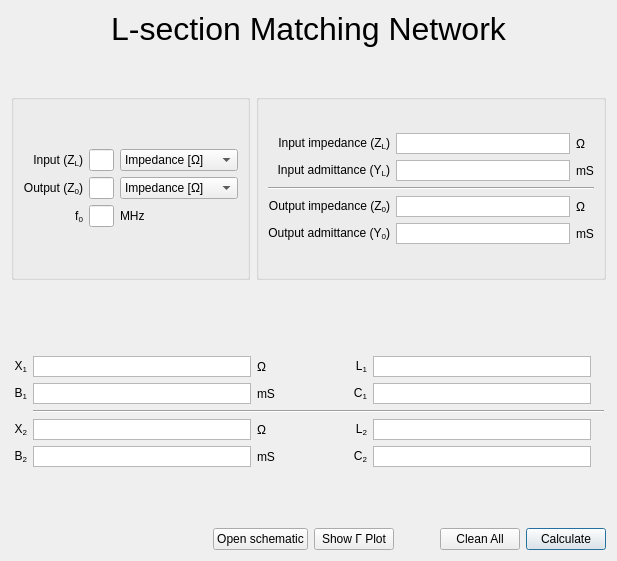
          <widget class="QWidget" name="scrollAreaWidgetContents_3">
           <property name="geometry">
            <rect>
             <x>0</x>
             <y>0</y>
             <width>617</width>
             <height>561</height>
            </rect>
           </property>
           <layout class="QVBoxLayout" name="verticalLayout_12">
            <item>
             <layout class="QVBoxLayout" name="verticalLayout_2">
              <item>
               <widget class="QLabel" name="label_19">
                <property name="text">
                 <string>&lt;html&gt;&lt;head/&gt;&lt;body&gt;&lt;p&gt;&lt;span style=&quot; font-size:24pt;&quot;&gt;L-section Matching Network&lt;/span&gt;&lt;/p&gt;&lt;/body&gt;&lt;/html&gt;</string>
                </property>
                <property name="alignment">
                 <set>Qt::AlignCenter</set>
                </property>
               </widget>
              </item>
              <item>
               <spacer name="verticalSpacer_4">
                <property name="orientation">
                 <enum>Qt::Vertical</enum>
                </property>
                <property name="sizeType">
                 <enum>QSizePolicy::Fixed</enum>
                </property>
                <property name="sizeHint" stdset="0">
                 <size>
                  <width>20</width>
                  <height>40</height>
                 </size>
                </property>
               </spacer>
              </item>
              <item>
               <layout class="QGridLayout" name="gridLayout_5">
                <item row="2" column="0" colspan="2">
                 <layout class="QGridLayout" name="gridLayout_2">
                  <item row="1" column="6">
                   <widget class="QTextBrowser" name="L1_box">
                    <property name="maximumSize">
                     <size>
                      <width>16777215</width>
                      <height>21</height>
                     </size>
                    </property>
                    <property name="verticalScrollBarPolicy">
                     <enum>Qt::ScrollBarAlwaysOff</enum>
                    </property>
                   </widget>
                  </item>
                  <item row="2" column="8">
                   <spacer name="horizontalSpacer_5">
                    <property name="orientation">
                     <enum>Qt::Horizontal</enum>
                    </property>
                    <property name="sizeHint" stdset="0">
                     <size>
                      <width>40</width>
                      <height>20</height>
                     </size>
                    </property>
                   </spacer>
                  </item>
                  <item row="2" column="5">
                   <widget class="QLabel" name="label_83">
                    <property name="text">
                     <string>C&lt;sub&gt;1&lt;/sub&gt;</string>
                    </property>
                    <property name="alignment">
                     <set>Qt::AlignRight|Qt::AlignTrailing|Qt::AlignVCenter</set>
                    </property>
                   </widget>
                  </item>
                  <item row="2" column="1">
                   <widget class="QLabel" name="label_24">
                    <property name="text">
                     <string>B&lt;sub&gt;1&lt;/sub&gt;</string>
                    </property>
                    <property name="alignment">
                     <set>Qt::AlignRight|Qt::AlignTrailing|Qt::AlignVCenter</set>
                    </property>
                   </widget>
                  </item>
                  <item row="3" column="2" colspan="6">
                   <widget class="Line" name="line_2">
                    <property name="orientation">
                     <enum>Qt::Horizontal</enum>
                    </property>
                   </widget>
                  </item>
                  <item row="1" column="1">
                   <widget class="QLabel" name="label_23">
                    <property name="text">
                     <string>X&lt;sub&gt;1&lt;/sub&gt;</string>
                    </property>
                    <property name="alignment">
                     <set>Qt::AlignRight|Qt::AlignTrailing|Qt::AlignVCenter</set>
                    </property>
                   </widget>
                  </item>
                  <item row="4" column="7">
                   <widget class="QLabel" name="label_116">
                    <property name="text">
                     <string/>
                    </property>
                   </widget>
                  </item>
                  <item row="1" column="3">
                   <widget class="QLabel" name="label_110">
                    <property name="text">
                     <string>Ω</string>
                    </property>
                   </widget>
                  </item>
                  <item row="1" column="2">
                   <widget class="QTextBrowser" name="X1_box">
                    <property name="maximumSize">
                     <size>
                      <width>8777215</width>
                      <height>21</height>
                     </size>
                    </property>
                    <property name="verticalScrollBarPolicy">
                     <enum>Qt::ScrollBarAlwaysOff</enum>
                    </property>
                   </widget>
                  </item>
                  <item row="5" column="2">
                   <widget class="QTextBrowser" name="B2_box">
                    <property name="maximumSize">
                     <size>
                      <width>8777215</width>
                      <height>21</height>
                     </size>
                    </property>
                    <property name="verticalScrollBarPolicy">
                     <enum>Qt::ScrollBarAlwaysOff</enum>
                    </property>
                   </widget>
                  </item>
                  <item row="5" column="6">
                   <widget class="QTextBrowser" name="C2_box">
                    <property name="maximumSize">
                     <size>
                      <width>16777215</width>
                      <height>21</height>
                     </size>
                    </property>
                    <property name="verticalScrollBarPolicy">
                     <enum>Qt::ScrollBarAlwaysOff</enum>
                    </property>
                   </widget>
                  </item>
                  <item row="5" column="7">
                   <widget class="QLabel" name="label_117">
                    <property name="text">
                     <string/>
                    </property>
                   </widget>
                  </item>
                  <item row="5" column="5">
                   <widget class="QLabel" name="label_87">
                    <property name="text">
                     <string>C&lt;sub&gt;2&lt;/sub&gt;</string>
                    </property>
                    <property name="alignment">
                     <set>Qt::AlignRight|Qt::AlignTrailing|Qt::AlignVCenter</set>
                    </property>
                   </widget>
                  </item>
                  <item row="2" column="6">
                   <widget class="QTextBrowser" name="C1_box">
                    <property name="maximumSize">
                     <size>
                      <width>16777215</width>
                      <height>21</height>
                     </size>
                    </property>
                    <property name="verticalScrollBarPolicy">
                     <enum>Qt::ScrollBarAlwaysOff</enum>
                    </property>
                   </widget>
                  </item>
                  <item row="4" column="2">
                   <widget class="QTextBrowser" name="X2_box">
                    <property name="maximumSize">
                     <size>
                      <width>8777215</width>
                      <height>21</height>
                     </size>
                    </property>
                    <property name="verticalScrollBarPolicy">
                     <enum>Qt::ScrollBarAlwaysOff</enum>
                    </property>
                   </widget>
                  </item>
                  <item row="5" column="1">
                   <widget class="QLabel" name="label_74">
                    <property name="text">
                     <string>B&lt;sub&gt;2&lt;/sub&gt;</string>
                    </property>
                    <property name="alignment">
                     <set>Qt::AlignRight|Qt::AlignTrailing|Qt::AlignVCenter</set>
                    </property>
                   </widget>
                  </item>
                  <item row="2" column="2">
                   <widget class="QTextBrowser" name="B1_box">
                    <property name="maximumSize">
                     <size>
                      <width>8777215</width>
                      <height>21</height>
                     </size>
                    </property>
                    <property name="verticalScrollBarPolicy">
                     <enum>Qt::ScrollBarAlwaysOff</enum>
                    </property>
                   </widget>
                  </item>
                  <item row="4" column="5">
                   <widget class="QLabel" name="label_88">
                    <property name="text">
                     <string>L&lt;sub&gt;2&lt;/sub&gt;</string>
                    </property>
                    <property name="alignment">
                     <set>Qt::AlignRight|Qt::AlignTrailing|Qt::AlignVCenter</set>
                    </property>
                   </widget>
                  </item>
                  <item row="2" column="3">
                   <widget class="QLabel" name="label_111">
                    <property name="text">
                     <string>mS</string>
                    </property>
                   </widget>
                  </item>
                  <item row="0" column="2">
                   <widget class="QLabel" name="label_18">
                    <property name="maximumSize">
                     <size>
                      <width>16777215</width>
                      <height>21</height>
                     </size>
                    </property>
                    <property name="text">
                     <string/>
                    </property>
                   </widget>
                  </item>
                  <item row="1" column="7">
                   <widget class="QLabel" name="label_112">
                    <property name="text">
                     <string/>
                    </property>
                   </widget>
                  </item>
                  <item row="5" column="3">
                   <widget class="QLabel" name="label_115">
                    <property name="text">
                     <string>mS</string>
                    </property>
                   </widget>
                  </item>
                  <item row="2" column="7">
                   <widget class="QLabel" name="label_113">
                    <property name="text">
                     <string/>
                    </property>
                   </widget>
                  </item>
                  <item row="1" column="5">
                   <widget class="QLabel" name="label_84">
                    <property name="text">
                     <string>L&lt;sub&gt;1&lt;/sub&gt;</string>
                    </property>
                    <property name="alignment">
                     <set>Qt::AlignRight|Qt::AlignTrailing|Qt::AlignVCenter</set>
                    </property>
                   </widget>
                  </item>
                  <item row="4" column="3">
                   <widget class="QLabel" name="label_114">
                    <property name="text">
                     <string>Ω</string>
                    </property>
                   </widget>
                  </item>
                  <item row="4" column="1">
                   <widget class="QLabel" name="label_80">
                    <property name="text">
                     <string>X&lt;sub&gt;2&lt;/sub&gt;</string>
                    </property>
                    <property name="alignment">
                     <set>Qt::AlignRight|Qt::AlignTrailing|Qt::AlignVCenter</set>
                    </property>
                   </widget>
                  </item>
                  <item row="4" column="6">
                   <widget class="QTextBrowser" name="L2_box">
                    <property name="maximumSize">
                     <size>
                      <width>16777215</width>
                      <height>21</height>
                     </size>
                    </property>
                    <property name="verticalScrollBarPolicy">
                     <enum>Qt::ScrollBarAlwaysOff</enum>
                    </property>
                   </widget>
                  </item>
                  <item row="2" column="0">
                   <spacer name="horizontalSpacer_6">
                    <property name="orientation">
                     <enum>Qt::Horizontal</enum>
                    </property>
                    <property name="sizeHint" stdset="0">
                     <size>
                      <width>40</width>
                      <height>20</height>
                     </size>
                    </property>
                   </spacer>
                  </item>
                  <item row="2" column="4">
                   <spacer name="horizontalSpacer_4">
                    <property name="orientation">
                     <enum>Qt::Horizontal</enum>
                    </property>
                    <property name="sizeType">
                     <enum>QSizePolicy::Fixed</enum>
                    </property>
                    <property name="sizeHint" stdset="0">
                     <size>
                      <width>60</width>
                      <height>20</height>
                     </size>
                    </property>
                   </spacer>
                  </item>
                  <item row="6" column="5">
                   <spacer name="verticalSpacer_2">
                    <property name="orientation">
                     <enum>Qt::Vertical</enum>
                    </property>
                    <property name="sizeHint" stdset="0">
                     <size>
                      <width>20</width>
                      <height>40</height>
                     </size>
                    </property>
                   </spacer>
                  </item>
                 </layout>
                </item>
                <item row="1" column="1">
                 <spacer name="verticalSpacer">
                  <property name="orientation">
                   <enum>Qt::Vertical</enum>
                  </property>
                  <property name="sizeType">
                   <enum>QSizePolicy::Minimum</enum>
                  </property>
                  <property name="sizeHint" stdset="0">
                   <size>
                    <width>20</width>
                    <height>50</height>
                   </size>
                  </property>
                 </spacer>
                </item>
                <item row="0" column="0">
                 <widget class="QGroupBox" name="groupBox_2">
                  <property name="title">
                   <string/>
                  </property>
                  <layout class="QVBoxLayout" name="verticalLayout_4">
                   <item>
                    <layout class="QGridLayout" name="gridLayout_8">
                     <item row="0" column="2">
                      <widget class="QComboBox" name="comboBox">
                       <item>
                        <property name="text">
                         <string>Impedance [Ω]</string>
                        </property>
                       </item>
                       <item>
                        <property name="text">
                         <string>Admittance [mS]</string>
                        </property>
                       </item>
                      </widget>
                     </item>
                     <item row="1" column="2">
                      <widget class="QComboBox" name="comboBox_2">
                       <item>
                        <property name="text">
                         <string>Impedance [Ω]</string>
                        </property>
                       </item>
                       <item>
                        <property name="text">
                         <string>Admittance [mS]</string>
                        </property>
                       </item>
                      </widget>
                     </item>
                     <item row="1" column="1">
                      <widget class="QLineEdit" name="output_box"/>
                     </item>
                     <item row="1" column="0">
                      <widget class="QLabel" name="label_73">
                       <property name="sizePolicy">
                        <sizepolicy hsizetype="Minimum" vsizetype="Preferred">
                         <horstretch>0</horstretch>
                         <verstretch>0</verstretch>
                        </sizepolicy>
                       </property>
                       <property name="text">
                        <string>Output (Z&lt;sub&gt;0&lt;/sub&gt;)</string>
                       </property>
                       <property name="alignment">
                        <set>Qt::AlignRight|Qt::AlignTrailing|Qt::AlignVCenter</set>
                       </property>
                      </widget>
                     </item>
                     <item row="0" column="1">
                      <widget class="QLineEdit" name="input_box"/>
                     </item>
                     <item row="0" column="0">
                      <widget class="QLabel" name="label_72">
                       <property name="sizePolicy">
                        <sizepolicy hsizetype="Minimum" vsizetype="Preferred">
                         <horstretch>0</horstretch>
                         <verstretch>0</verstretch>
                        </sizepolicy>
                       </property>
                       <property name="text">
                        <string>Input (Z&lt;sub&gt;L&lt;/sub&gt;)</string>
                       </property>
                       <property name="alignment">
                        <set>Qt::AlignRight|Qt::AlignTrailing|Qt::AlignVCenter</set>
                       </property>
                      </widget>
                     </item>
                     <item row="2" column="1">
                      <widget class="QLineEdit" name="f0_box"/>
                     </item>
                     <item row="2" column="0">
                      <widget class="QLabel" name="label_70">
                       <property name="sizePolicy">
                        <sizepolicy hsizetype="Minimum" vsizetype="Preferred">
                         <horstretch>0</horstretch>
                         <verstretch>0</verstretch>
                        </sizepolicy>
                       </property>
                       <property name="text">
                        <string>f&lt;sub&gt;0&lt;/sub&gt;</string>
                       </property>
                       <property name="alignment">
                        <set>Qt::AlignRight|Qt::AlignTrailing|Qt::AlignVCenter</set>
                       </property>
                      </widget>
                     </item>
                     <item row="2" column="2">
                      <widget class="QLabel" name="label_7">
                       <property name="text">
                        <string>MHz</string>
                       </property>
                      </widget>
                     </item>
                    </layout>
                   </item>
                  </layout>
                 </widget>
                </item>
                <item row="0" column="1">
                 <widget class="QGroupBox" name="groupBox_3">
                  <property name="title">
                   <string/>
                  </property>
                  <layout class="QVBoxLayout" name="verticalLayout_5">
                   <item>
                    <layout class="QGridLayout" name="gridLayout_15">
                     <item row="1" column="0">
                      <widget class="QLabel" name="label_15">
                       <property name="text">
                        <string>Input admittance (Y&lt;sub&gt;L&lt;/sub&gt;)</string>
                       </property>
                       <property name="alignment">
                        <set>Qt::AlignRight|Qt::AlignTrailing|Qt::AlignVCenter</set>
                       </property>
                      </widget>
                     </item>
                     <item row="0" column="2">
                      <widget class="QLabel" name="label_106">
                       <property name="text">
                        <string>Ω</string>
                       </property>
                      </widget>
                     </item>
                     <item row="0" column="1">
                      <widget class="QTextBrowser" name="imp_input_box">
                       <property name="maximumSize">
                        <size>
                         <width>16777215</width>
                         <height>21</height>
                        </size>
                       </property>
                       <property name="verticalScrollBarPolicy">
                        <enum>Qt::ScrollBarAlwaysOff</enum>
                       </property>
                      </widget>
                     </item>
                     <item row="0" column="0">
                      <widget class="QLabel" name="label_14">
                       <property name="text">
                        <string>Input impedance (Z&lt;sub&gt;L&lt;/sub&gt;)</string>
                       </property>
                       <property name="alignment">
                        <set>Qt::AlignRight|Qt::AlignTrailing|Qt::AlignVCenter</set>
                       </property>
                      </widget>
                     </item>
                     <item row="1" column="1">
                      <widget class="QTextBrowser" name="adm_input_box">
                       <property name="maximumSize">
                        <size>
                         <width>16777215</width>
                         <height>21</height>
                        </size>
                       </property>
                       <property name="verticalScrollBarPolicy">
                        <enum>Qt::ScrollBarAlwaysOff</enum>
                       </property>
                      </widget>
                     </item>
                     <item row="1" column="2">
                      <widget class="QLabel" name="label_107">
                       <property name="text">
                        <string>mS</string>
                       </property>
                      </widget>
                     </item>
                     <item row="3" column="0">
                      <widget class="QLabel" name="label_16">
                       <property name="text">
                        <string>Output impedance (Z&lt;sub&gt;0&lt;/sub&gt;)</string>
                       </property>
                       <property name="alignment">
                        <set>Qt::AlignRight|Qt::AlignTrailing|Qt::AlignVCenter</set>
                       </property>
                      </widget>
                     </item>
                     <item row="3" column="1">
                      <widget class="QTextBrowser" name="imp_output_box">
                       <property name="maximumSize">
                        <size>
                         <width>16777215</width>
                         <height>21</height>
                        </size>
                       </property>
                       <property name="verticalScrollBarPolicy">
                        <enum>Qt::ScrollBarAlwaysOff</enum>
                       </property>
                      </widget>
                     </item>
                     <item row="3" column="2">
                      <widget class="QLabel" name="label_108">
                       <property name="text">
                        <string>Ω</string>
                       </property>
                      </widget>
                     </item>
                     <item row="4" column="0">
                      <widget class="QLabel" name="label_17">
                       <property name="text">
                        <string>Output admittance (Y&lt;sub&gt;0&lt;/sub&gt;)</string>
                       </property>
                       <property name="alignment">
                        <set>Qt::AlignRight|Qt::AlignTrailing|Qt::AlignVCenter</set>
                       </property>
                      </widget>
                     </item>
                     <item row="4" column="1">
                      <widget class="QTextBrowser" name="adm_output_box">
                       <property name="maximumSize">
                        <size>
                         <width>16777215</width>
                         <height>21</height>
                        </size>
                       </property>
                       <property name="verticalScrollBarPolicy">
                        <enum>Qt::ScrollBarAlwaysOff</enum>
                       </property>
                      </widget>
                     </item>
                     <item row="4" column="2">
                      <widget class="QLabel" name="label_109">
                       <property name="text">
                        <string>mS</string>
                       </property>
                      </widget>
                     </item>
                     <item row="2" column="0" colspan="3">
                      <widget class="Line" name="line">
                       <property name="orientation">
                        <enum>Qt::Horizontal</enum>
                       </property>
                      </widget>
                     </item>
                    </layout>
                   </item>
                  </layout>
                 </widget>
                </item>
               </layout>
              </item>
              <item>
               <layout class="QHBoxLayout" name="horizontalLayout_2">
                <item>
                 <spacer name="horizontalSpacer">
                  <property name="orientation">
                   <enum>Qt::Horizontal</enum>
                  </property>
                  <property name="sizeHint" stdset="0">
                   <size>
                    <width>40</width>
                    <height>20</height>
                   </size>
                  </property>
                 </spacer>
                </item>
                <item>
                 <widget class="QPushButton" name="open_pdf_sketch_button">
                  <property name="text">
                   <string>Open schematic</string>
                  </property>
                 </widget>
                </item>
                <item>
                 <widget class="QPushButton" name="plot">
                  <property name="text">
                   <string>Show Γ Plot</string>
                  </property>
                  <property name="autoDefault">
                   <bool>true</bool>
                  </property>
                  <property name="default">
                   <bool>false</bool>
                  </property>
                  <property name="flat">
                   <bool>false</bool>
                  </property>
                 </widget>
                </item>
                <item>
                 <spacer name="horizontalSpacer_14">
                  <property name="orientation">
                   <enum>Qt::Horizontal</enum>
                  </property>
                  <property name="sizeType">
                   <enum>QSizePolicy::Fixed</enum>
                  </property>
                  <property name="sizeHint" stdset="0">
                   <size>
                    <width>40</width>
                    <height>20</height>
                   </size>
                  </property>
                 </spacer>
                </item>
                <item>
                 <widget class="QPushButton" name="Clean_all_button_3">
                  <property name="text">
                   <string>Clean All</string>
                  </property>
                 </widget>
                </item>
                <item>
                 <widget class="QPushButton" name="Calculate_button_3">
                  <property name="text">
                   <string>Calculate</string>
                  </property>
                  <property name="autoDefault">
                   <bool>true</bool>
                  </property>
                  <property name="default">
                   <bool>true</bool>
                  </property>
                 </widget>
                </item>
               </layout>
              </item>
             </layout>
            </item>
           </layout>
          </widget>
